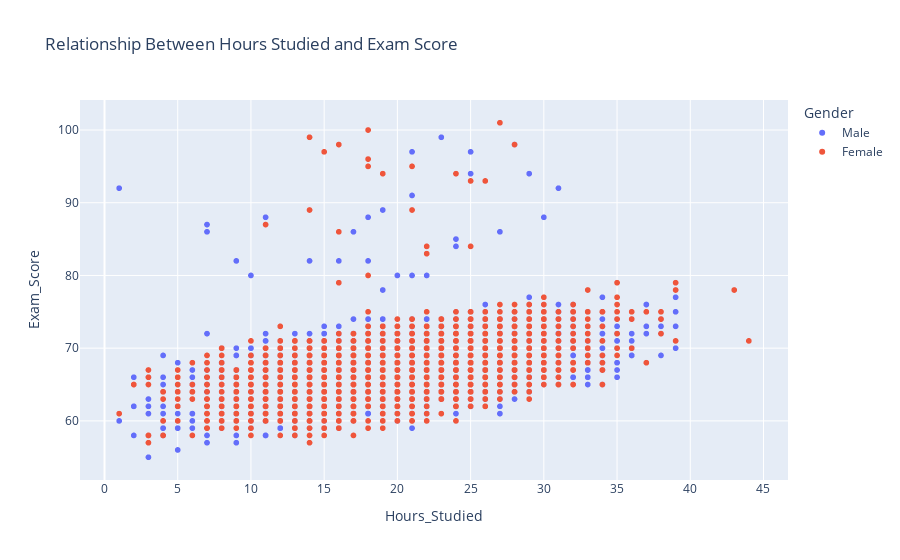

Write notebook code for a chart like this one.
### Code cell
fig=px.scatter(
    data,
    x='Hours_Studied', 
    y='Exam_Score'
,
    title='Relationship Between Hours Studied and Exam Score',
    color='Gender'
)
fig.show()

### Figure 1 — Plotly figure (JSON) as saved in the notebook; plotly's stock layout.template omitted (floating-point values rounded to 4 significant figures; data arrays with more than 128 entries replaced by an {"elided": "..."} marker saying what was removed)
{"data": [{"hovertemplate": "Gender=Male<br>Hours_Studied=%{x}<br>Exam_Score=%{y}<extra></extra>", "legendgroup": "Male", "marker": {"color": "#636efa", "symbol": "circle"}, "mode": "markers", "name": "Male", "showlegend": true, "type": "scattergl", "x": {"elided": "3814 int values"}, "xaxis": "x", "y": {"elided": "3814 int values"}, "yaxis": "y"}, {"hovertemplate": "Gender=Female<br>Hours_Studied=%{x}<br>Exam_Score=%{y}<extra></extra>", "legendgroup": "Female", "marker": {"color": "#EF553B", "symbol": "circle"}, "mode": "markers", "name": "Female", "showlegend": true, "type": "scattergl", "x": {"elided": "2793 int values"}, "xaxis": "x", "y": {"elided": "2793 int values"}, "yaxis": "y"}], "layout": {"autosize": true, "legend": {"title": {"text": "Gender"}, "tracegroupgap": 0}, "title": {"text": "Relationship Between Hours Studied and Exam Score"}, "xaxis": {"anchor": "y", "autorange": true, "domain": [0, 1], "range": [-1.611, 46.61], "title": {"text": "Hours_Studied"}, "type": "linear"}, "yaxis": {"anchor": "x", "autorange": true, "domain": [0, 1], "range": [51.2, 104.8], "title": {"text": "Exam_Score"}, "type": "linear"}}}
